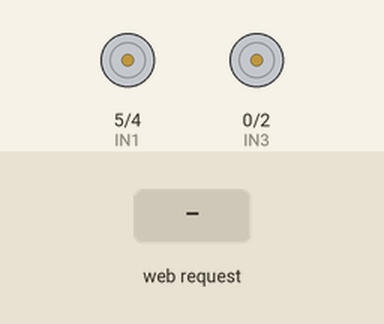
Bench run of a sketch on a simulated ESP8266 (NodeMCU). On the bench: motor-driver pin pairs drawn as motors (green arrow = first pin HIGH = forward, orange = second pin HIGH = backward, longer = more drive, scaled by the enable pin). The test bench sets the inputs (shaded band). WiFi joins after 1.5 s; servers stay silent unless stated; what the sketch prints to the serial monitor is not drawn.

Above: at 2.7 s.
2.8 s: HTTP request GET /forward received
At 3.7 s:
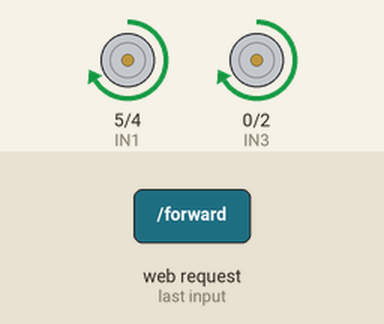
4.3 s: HTTP request GET /backward received
At 4.9 s:
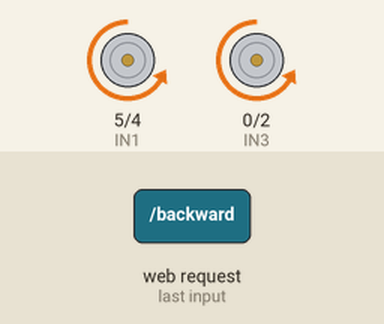
5.8 s: HTTP request GET /left received
At 7.0 s:
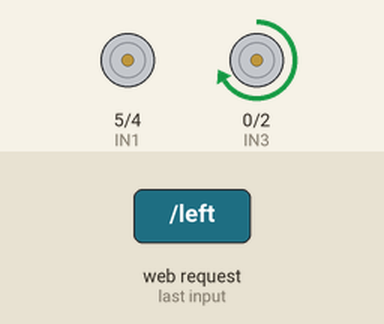
7.3 s: HTTP request GET /right received
At 8.3 s:
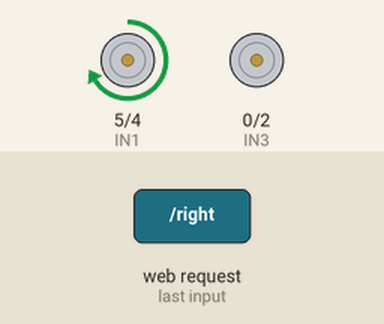
8.8 s: HTTP request GET /stop received
At 9.5 s:
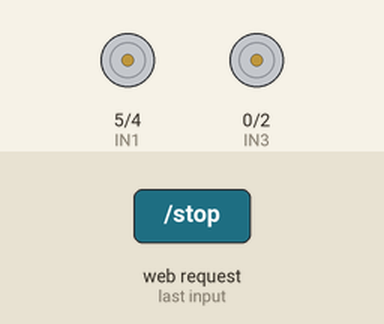
Timing chart, 0 to 11.3 s (numbered marks = the images above; inputs shaded):
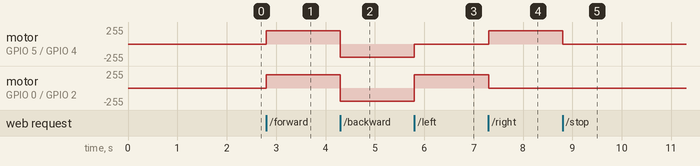

Measured:
- after the input at 2.8 s, motor on GPIO 5 (IN1) / GPIO 4 (IN2), motor on GPIO 0 (IN3) / GPIO 2 (IN4): stopped → forward 200/255 at once
- after the input at 4.3 s, motor on GPIO 5 (IN1) / GPIO 4 (IN2), motor on GPIO 0 (IN3) / GPIO 2 (IN4): forward 200/255 → backward 200/255 at once
- after the input at 5.8 s, motor on GPIO 5 (IN1) / GPIO 4 (IN2): backward 200/255 → stopped at once; motor on GPIO 0 (IN3) / GPIO 2 (IN4): backward 200/255 → forward 200/255 at once
- after the input at 7.3 s, motor on GPIO 5 (IN1) / GPIO 4 (IN2): stopped → forward 200/255 at once; motor on GPIO 0 (IN3) / GPIO 2 (IN4): forward 200/255 → stopped at once
- after the input at 8.8 s, motor on GPIO 5 (IN1) / GPIO 4 (IN2): forward 200/255 → stopped at once

The sketch:

sketch_hakthon_ptoject_cara_test1.ino
```cpp
#include <ESP8266WiFi.h>
#include <ESP8266WebServer.h>

// Wi-Fi credentials
const char* ssid = "ag";
const char* password = "aglanddd";

// Motor pins (GPIO numbers)
int IN1 = 5;   // D1
int IN2 = 4;   // D2
int IN3 = 0;   // D3
int IN4 = 2;   // D4
int ENA = 14;  // D5
int ENB = 12;  // D6

ESP8266WebServer server(80);

void setup() {
  Serial.begin(115200);

  pinMode(IN1, OUTPUT);
  pinMode(IN2, OUTPUT);
  pinMode(IN3, OUTPUT);
  pinMode(IN4, OUTPUT);
  pinMode(ENA, OUTPUT);
  pinMode(ENB, OUTPUT);

  // Connect to Wi-Fi
  WiFi.begin(ssid, password);
  Serial.print("Connecting to Wi-Fi");
  while (WiFi.status() != WL_CONNECTED) {
    delay(500);
    Serial.print(".");
  }
  Serial.println("\nConnected!");
  Serial.println(WiFi.localIP());

  // Web server routes
  server.on("/", []() {
  server.send(200, "text/html",
    "<!DOCTYPE html>"
    "<html>"
    "<head>"
      "<meta name='viewport' content='width=device-width, initial-scale=1.0'>"
      "<title>ESP Car Control</title>"
      "<style>"
        "body { text-align:center; font-family: Arial; background:#111; color:#fff; }"
        "h1 { margin-top:20px; }"
        "button { width:100px; height:50px; margin:10px; font-size:18px; border:none; border-radius:10px; cursor:pointer; }"
        ".forward { background:green; color:white; }"
        ".backward { background:blue; color:white; }"
        ".left { background:orange; color:white; }"
        ".right { background:orange; color:white; }"
        ".stop { background:red; color:white; }"
        "@media(max-width:500px){ button { width:80px; height:40px; font-size:16px; } }"
      "</style>"
    "</head>"
    "<body>"
      "<h1>ESP Car Control</h1>"
      "<div>"
        "<button class='forward' onclick=\"fetch('/forward')\">Forward</button><br>"
        "<button class='left' onclick=\"fetch('/left')\">Left</button>"
        "<button class='stop' onclick=\"fetch('/stop')\">Stop</button>"
        "<button class='right' onclick=\"fetch('/right')\">Right</button><br>"
        "<button class='backward' onclick=\"fetch('/backward')\">Backward</button>"
      "</div>"
    "</body>"
    "</html>"
  );
});

  server.on("/forward", []() { moveForward(); server.send(200,"text/html","Moving Forward"); });
  server.on("/backward", []() { moveBackward(); server.send(200,"text/html","Moving Backward"); });
  server.on("/left", []() { turnLeft(); server.send(200,"text/html","Turning Left"); });
  server.on("/right", []() { turnRight(); server.send(200,"text/html","Turning Right"); });
  server.on("/stop", []() { stopCar(); server.send(200,"text/html","Stopped"); });

  server.begin();
}

void loop() {
  server.handleClient();
}

void moveForward() {
  digitalWrite(IN1,HIGH); digitalWrite(IN2,LOW);
  digitalWrite(IN3,HIGH); digitalWrite(IN4,LOW);
  analogWrite(ENA, 200); analogWrite(ENB, 200);
}

void moveBackward() {
  digitalWrite(IN1,LOW); digitalWrite(IN2,HIGH);
  digitalWrite(IN3,LOW); digitalWrite(IN4,HIGH);
  analogWrite(ENA, 200); analogWrite(ENB, 200);
}

void turnLeft() {
  digitalWrite(IN1,LOW); digitalWrite(IN2,LOW);
  digitalWrite(IN3,HIGH); digitalWrite(IN4,LOW);
  analogWrite(ENA, 0); analogWrite(ENB, 200);
}

void turnRight() {
  digitalWrite(IN1,HIGH); digitalWrite(IN2,LOW);
  digitalWrite(IN3,LOW); digitalWrite(IN4,LOW);
  analogWrite(ENA, 200); analogWrite(ENB, 0);
}

void stopCar() {
  digitalWrite(IN1,LOW); digitalWrite(IN2,LOW);
  digitalWrite(IN3,LOW); digitalWrite(IN4,LOW);
}
```
